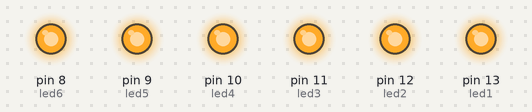
The sketch below on a simulated Arduino Uno, built with avr-gcc and run on an emulated ATmega328P. Shown: output pins drawn as LEDs (lit = HIGH).

Above: at 0.1 s.
Timing chart, 0 to 1.6 s (numbered marks = the images above):
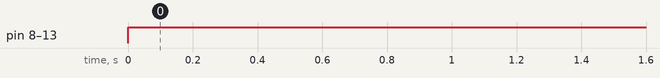

The sketch:

led6.ino
```cpp
// Turn 6 LEDs on
// Kevin Walker 5 Nov 2013

// Pin 13 has an LED connected on most Arduino boards.
// give it a name:
int led1 = 13;
int led2 = 12;
int led3 = 11;
int led4 = 10;
int led5 = 9;
int led6 = 8;

// the setup routine runs once when you press reset:
void setup() {
  // initialize the digital pin as an output.
  pinMode(led1, OUTPUT);
  pinMode(led2, OUTPUT);
  pinMode(led3, OUTPUT);
  pinMode(led4, OUTPUT);
  pinMode(led5, OUTPUT);
  pinMode(led6, OUTPUT);
}

// the loop routine runs over and over again forever:
void loop() {
  digitalWrite(led1, HIGH);   // turn the LED on (HIGH is the voltage level)
  digitalWrite(led2, HIGH);   // turn the LED on (HIGH is the voltage level)
  digitalWrite(led3, HIGH);   // turn the LED on (HIGH is the voltage level)
  digitalWrite(led4, HIGH);   // turn the LED on (HIGH is the voltage level)
  digitalWrite(led5, HIGH);   // turn the LED on (HIGH is the voltage level)
  digitalWrite(led6, HIGH);   // turn the LED on (HIGH is the voltage level)

}
```

Measured:
- by itself, pin 8 (led6), pin 9 (led5), pin 10 (led4), pin 11 (led3), pin 12 (led2), pin 13 (led1): LOW → HIGH at 0.00 s
